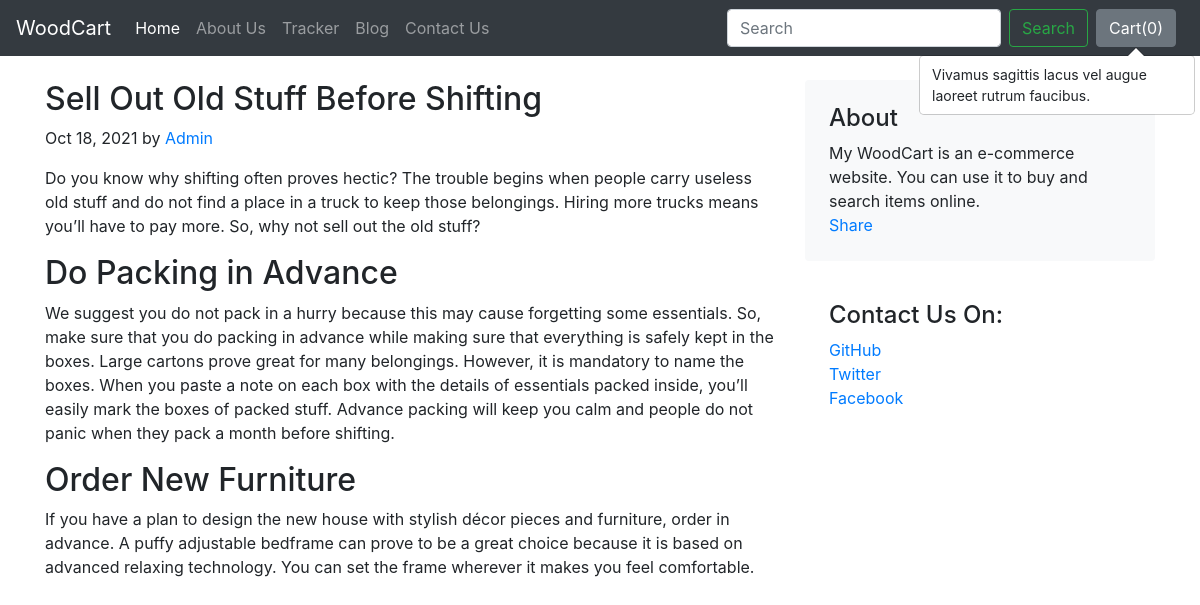
The page /blog/blogpost/1 on the database its author committed.
### blog/models.py (models this page shows)
class Blogpost(models.Model):
    post_id = models.AutoField(primary_key=True)
    title = models.CharField(max_length=100)
    head0 = models.CharField(max_length=500)
    content0 = models.CharField(max_length=5000,default="")
    head1 = models.CharField(max_length=500)
    content1 = models.CharField(max_length=5000, default="")
    head2 = models.CharField(max_length=500)
    content2 = models.CharField(max_length=5000, default="")
    date = models.DateField()
    thumbnail = models.ImageField(upload_to='shop/images',default='')
    def __str__(self):
        return self.title

### blog/views.py (the view)
# urls.py: path('blogpost/<int:id>', views.blogpost, name='BlogPost'),
def blogpost(request, id):
    posts = Blogpost.objects.filter(post_id=id)[0]
    print(posts)
    params = {'postContent':posts}
    return render(request, 'blog/blogpost.html', params)

### blog/templates/blog/blogpost.html (shortened to what this page needs)
{% extends 'blog/base.html'%}
{% block body %}
<div class="container mt-4">
<div class="row g-5">
    <div class="col-md-8">
      <article class="blog-post">
        <h2 class="blog-post-title">{{ postContent.head0 }}</h2>
        <p class="blog-post-meta">{{ postContent.date|date:'M d, Y' }} by <a href="#">Admin</a></p>
        <p>{{ postContent.content0 }}</p>
        <h2>{{ postContent.head1 }}</h2>
        <p>{{ postContent.content1 }}</p>
     <h2>{{ postContent.head2 }}</h2>
        <p>{{ postContent.content2 }}</p>
      </article>
    </div>
    <div class="col-md-4">
      <div class="position-sticky" style="top: 2rem;">
        <div class="p-4 mb-3 bg-light rounded">
          <h4 class="fst-italic">About</h4>
          <p class="mb-0">My WoodCart is an e-commerce website. You can use it to buy and search items online.</p>
          <div class="fb-share-button" data-href="https://developers.facebook.com/docs/plugins/" data-layout="button_count"
          data-size="large"><a target="_blank"
          href="https://www.facebook.com/sharer/sharer.php?u=https%3A%2F%2Fdevelopers.facebook.com%2Fdocs%2Fplugins%2F&amp;src=sdkpreparse"
          class="fb-xfbml-parse-ignore">Share</a></div>
        </div>
        <div class="p-4">
          <h4 class="fst-italic">Contact Us On:</h4>
          <ol class="list-unstyled">
            <li><a href="#">GitHub</a></li>
            <li><a href="#">Twitter</a></li>
            <li><a href="#">Facebook</a></li>
          </ol>
        </div>
      </div>
    </div>
  </div>
</div>
{% endblock %}

### rows shown on the page
Blogpost: head0 "Sell Out Old Stuff Before Shifting", date "Oct 18, 2021", content0 "Do you know why shifting often proves hectic? The trouble begins when people carry useless old stuff and do not find a place in a truck to keep those belongings. Hiring more trucks means you’ll have to pay more. So, why not sell out the old stuff?", head1 "Do Packing in Advance", content1 "We suggest you do not pack in a hurry because this may cause forgetting some essentials. So, make sure that you do packing in advance while making sure that everything is safely kept in the boxes. Large cartons prove great for many belongings. However, it is mandatory to name the boxes. When you paste a note on each box with the details of essentials packed inside, you’ll easily mark the boxes of packed stuff. Advance packing will keep you calm and people do not panic when they pack a month before shifting.", head2 "Order New Furniture", content2 "If you have a plan to design the new house with stylish décor pieces and furniture, order in advance. A puffy adjustable bedframe can prove to be a great choice because it is based on advanced relaxing technology. You can set the frame wherever it makes you feel comfortable."
